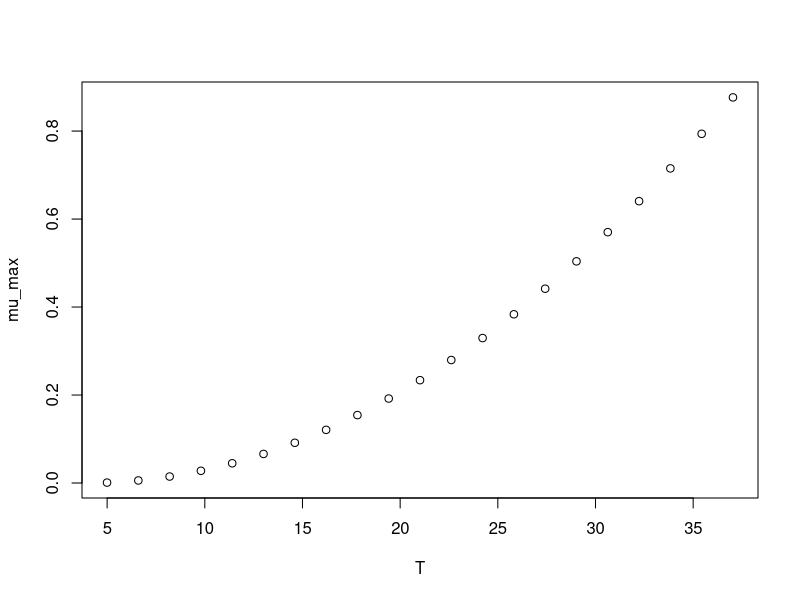

R code for this plot:
#############################
# start of Parameter script
#############################
T <- seq(4.995004995005,37.037,length.out=21)
#############################
# end of Parameter script
#############################
############################# 
# start of Model script Gropin ID 1254 
#############################
 
# constant coefficients for this model
 
variables <- data.frame(T)
argumentsPar <- expand.grid(variables)
 
# heart of the model
response_surface <- function(T) {
   mumax <-(0.02826*(T-3.908))^2

return(mumax=mumax)
} 

# output parameters
mumax <- cbind(argumentsPar,response_surface(argumentsPar['T']))
colnames(mumax) <- c(colnames(argumentsPar),'mumax')
#############################
# End of Model script
#############################
############################# 
# start of Visualisation script Gropin ID 1254 
#############################
plot(T,mumax$mumax,
                          xlab='T',
                          ylab='mu_max')
#############################
# End of Visualisation script
#############################
